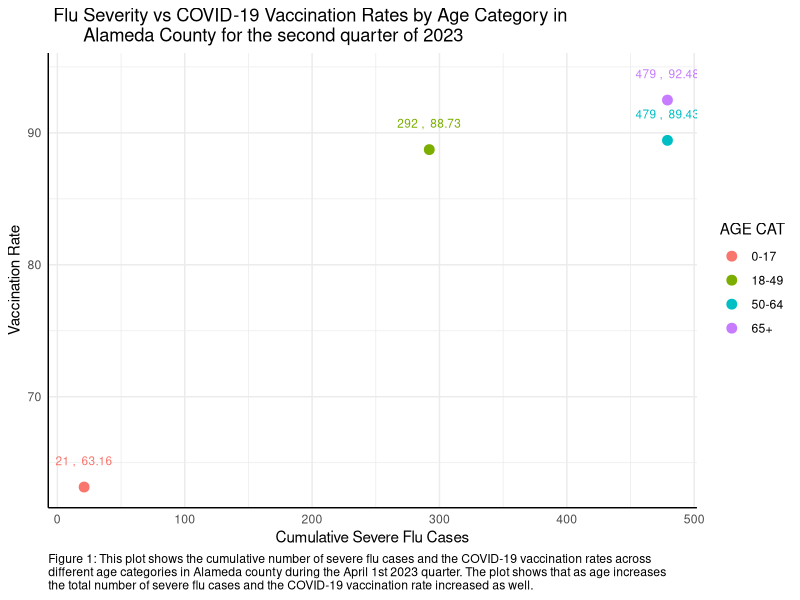

Recreate this plot in R.
## ---- chunk 1

# First we are adding all the packages that are needed to create the visualizations and importing the final dataset.

library(readr)
library(tidyverse)
library(dplyr)
library(knitr)
library(kableExtra)
library(ggplot2)
## ---- chunk 2

# In the below code chunk we are importing the three datasets provided for this scenario. For datasets in a .csv format we are using the read_csv() command from the readr package.

final_data <- read_csv("./Final_aggregated_data_Milestone4.csv")

final_data_renamed <- rename_with(final_data,
                                  ~ toupper(
                                    gsub("_",
                                         " ",
                                         .x,
                                         fixed = TRUE)
                                  ))

print(final_data_renamed)

# We are using print() command throughout this document because our dataset only has 4 rows. 
## ---- chunk 3

# Removing the 12th column from final_data_renamed
final_clean_data <- final_data_renamed[,-12]

# Renaming the "COUNTY NAME.X" column to "COUNTY NAME"
final_clean_data <- final_clean_data %>%
  rename(`COUNTY NAME` = `COUNTY NAME.X`)
print(final_clean_data)
## ---- chunk 4

ggplot(final_clean_data, aes(x = `CUMULATIVE SEVERE`, y = `VACCINATION RATE`, color = `AGE CAT`)) +
  geom_point(size = 3) +  # Adjusting the size of the points as needed
  geom_text(aes(label = paste(round(`CUMULATIVE SEVERE`, 2), ", ", round(`VACCINATION RATE`, 2))),
            position = position_nudge(y = 2), size = 3, show.legend = FALSE) +  # Nudging labels up
  geom_text(data = subset(final_clean_data, `AGE CAT` == "0-17"),
            aes(label = paste(round(`CUMULATIVE SEVERE`, 2), ", ", round(`VACCINATION RATE`, 2))),
            position = position_nudge(x = -5), size = 3, show.legend = FALSE, hjust = 5) +  # Moving label to the left
  labs(title = " Flu Severity vs COVID-19 Vaccination Rates by Age Category in 
       Alameda County for the second quarter of 2023",
       x = "Cumulative Severe Flu Cases",
       y = "Vaccination Rate",
       caption = "Figure 1: This plot shows the cumulative number of severe flu cases and the COVID-19 vaccination rates across 
different age categories in Alameda county during the April 1st 2023 quarter. The plot shows that as age increases
the total number of severe flu cases and the COVID-19 vaccination rate increased as well.") +
  theme_minimal() + theme(axis.line = element_line(size = 0.5),
                          plot.caption = element_text(hjust = 0))
## ---- chunk 5

# Making a kable
new_kable <- kable(final_clean_data, format = "markdown", caption = "Influenza Cases and COVID-19 Vaccination Data from Alameda County Second Quarter 2023", align = "c", booktabs = TRUE) %>%
  kable_styling(latex_options = c("striped", "hold_position"), full_width = FALSE)

# Adding a footnote as a description
add_footnote(
  new_kable,
  label = c("This table shows a variety of statistics pertaining to influenza (flu) cases and COVID-19 vaccination in Alameda County in the second quarter of calendar year 2023. With increasing age (groups), the vaccination rate for COVID-19 increases, but severe flu cases also increase."),
  notation = "alphabet",
  threeparttable = FALSE,
  escape = TRUE)
## ---- chunk 6
# Merging the two final datasets to create one final dataset

### The code is below ### 

# merged_final_alameda <- merge(sim_Cali_aggregated, ca_vax_county_final, by = "age_cat", 
# all = TRUE)
# print(merged_final_alameda)

### The above code only shows the final merge of the simulated CA flu severity/ morbidity dataset and the covid vaccination dataset. ### 
